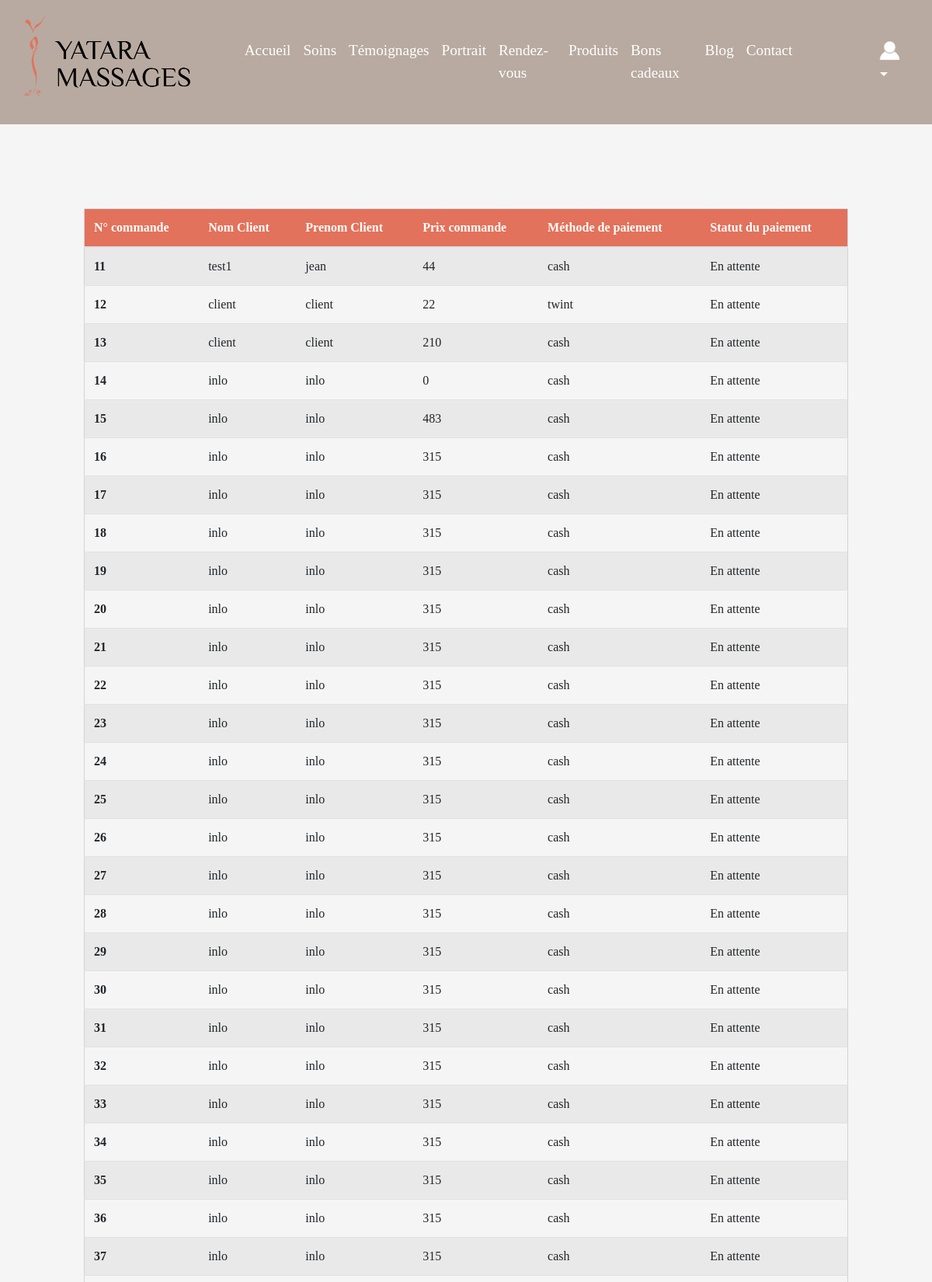
The page /CRUD/afficherCommande.php (signed in, upper part) on the database its author committed.
### tables this page shows
CREATE TABLE `commande` (
  `ID_COMMANDE` int(11) NOT NULL,
  `ID_CLIENT` int(11) NOT NULL,
  `PRIX_COMMANDE` double NOT NULL,
  `ETAT_COMMANDE` varchar(255) NOT NULL,
  `TYPE_FACTURATION` varchar(255) NOT NULL,
  `ESTACTIF_COMMANDE` tinyint(4) NOT NULL
);

CREATE TABLE `CLIENT` (
  `ID_CLIENT` int(11) NOT NULL,
  `NOM_CLIENT` varchar(128) DEFAULT NULL,
  `PRENOM_CLIENT` varchar(128) DEFAULT NULL,
  `DATE_DE_NAISSANCE_CLIENT` varchar(255) DEFAULT NULL,
  `EMAIL_CLIENT` varchar(128) DEFAULT NULL,
  `TELEPHONE_CLIENT` varchar(128) DEFAULT NULL,
  `PSEUDO_CLIENT` varchar(128) DEFAULT NULL,
  `PASSWORD_CLIENT` varchar(128) DEFAULT NULL,
  `ESTACTIF_CLIENT` tinyint(1) DEFAULT NULL
);

### CRUD/afficherCommande.php (the view, shortened to what this page needs)
<?php if (!empty($_SESSION['PSEUDO_EMPLOYE'])) {  ?>
<?php
include('../BDD.php');
$resCo = $dbc->query('SELECT * FROM commande r INNER JOIN client c on r.ID_CLIENT = c.ID_CLIENT');
?>
<!DOCTYPE html>
<html lang="en" dir="ltr">
<head>
</head>
<body>
  <?php include('../nav1.php') ?>
  <link rel="stylesheet" href="../CSS/form.css" />
  <link rel="stylesheet" href="../CSS/boot1.css" />
  <main>
    <div style="height: 100%; width: 100%; padding: 9%;">
      <table class="table table-striped" style="border: solid 1px lightgray">
        <thead>
          <tr style="background-color:#e2725b ; color: white;">
            <th scope="col">N° commande</th>
            <th scope="col">Nom Client</th>
            <th scope="col">Prenom Client</th>
            <th scope="col">Prix commande</th>
            <th scope="col">Méthode de paiement</th>
            <th scope="col">Statut du paiement</th>
          </tr>
        </thead>
        <tbody>
            <?php foreach ($resCo as $infoco): ?>
              <?php if ($infoco['ESTACTIF_COMMANDE'] == 1): ?>
                <tr>
                  <th scope="row"><?php echo $infoco['ID_COMMANDE']; ?></th>
                  <td><?php echo $infoco['NOM_CLIENT']; ?></td>
                  <td><?php echo $infoco['PRENOM_CLIENT']; ?></td>
                  <td><?php echo $infoco['PRIX_COMMANDE']; ?></td>
                  <td><?php echo $infoco['TYPE_FACTURATION']; ?></td>
                  <td><?php echo $infoco['ETAT_COMMANDE']; ?></td>
                </tr>
              <?php endif; ?>
              <?php endforeach; ?>
        </tbody>
      </table>
    </div>
  </main>
  <?php include('../footer1.php') ?>
</body>
</html>
<?php }
else {
  echo "<html>
                <head>
                <body onload=\"javascript:alert('Connectez-vous avec un compte administrateur');window.location='../index.php'\">
                </body>
                </head>";
              }
   ?>

### nav1.php (shortened to what this page needs)
<link rel="stylesheet" href="../CSS/boot1.css" />
<nav class="mb-1 navbar navbar-expand-lg navbar-dark default-color">
  <a href="../index.php"><img src="../images/LOGO_C.T.png" alt="" id="logoY"></a>
<div class="collapse navbar-collapse" id="navbarSupportedContent-333">
  <ul class="navbar-nav mr-auto">
    <li class="nav-item">
      <a class="nav-link" href="../index.php">Accueil</a>
    </li>
    <li class="nav-item">
      <a class="nav-link" href="../soins.php">Soins</a>
    </li>
	<li class="nav-item">
	  <a class="nav-link" href="../temoignage.php">Témoignages</a>
    </li>
    <li class="nav-item">
      <a class="nav-link" href="../portrait.php">Portrait</a>
    </li>
    <li class="nav-item">
      <a class="nav-link" href="../prendreRDV.php">Rendez-vous</a>
    </li>
	<li class="nav-item">
      <a class="nav-link" href="../produit.php">Produits</a>
    </li>
    <li class="nav-item">
      <a class="nav-link" href="../bonCadeau.php">Bons cadeaux</a>
    </li>
    <li class="nav-item">
      <a class="nav-link" href="../blog.php">Blog</a>
    </li>
    <li class="nav-item">
      <a class="nav-link" href="../contact.php">Contact</a>
    </li>
  </ul>
  <ul class="navbar-nav ml-auto nav-flex-icons">
    <li class="nav-item">
      <a class="nav-link waves-effect waves-light">
      </a>
    </li>
    <li class="nav-item">
      <a class="nav-link waves-effect waves-light">
      </a>
    </li>
    <li class="nav-item dropdown">
      <a class="nav-link dropdown-toggle" id="navbarDropdownMenuLink-333" data-toggle="dropdown"
      aria-haspopup="true" aria-expanded="false">
      <img src="../images/iconeLog.png" alt="" style="height:35px;">
    </a>
</li>
</ul>
</div>
</nav>

### footer1.php (shortened to what this page needs)
<link rel="stylesheet" href="CSS/boot1.css">

### CSS/form.css (style rules this page uses)
* { font-family: "ZCOOLXiaoWei-Regular", serif; }
html { height: 100%; }
body { height: 100%; width: 100%; margin: 0; padding: 0; background-color: whitesmoke; }

### rows shown on the page
commande: ID_COMMANDE "11", ID_CLIENT.NOM_CLIENT "test1", ID_CLIENT.PRENOM_CLIENT "jean", PRIX_COMMANDE "44", TYPE_FACTURATION "cash", ETAT_COMMANDE "En attente"
commande: ID_COMMANDE "12", ID_CLIENT.NOM_CLIENT "client", ID_CLIENT.PRENOM_CLIENT "client", PRIX_COMMANDE "22", TYPE_FACTURATION "twint", ETAT_COMMANDE "En attente"
commande: ID_COMMANDE "13", ID_CLIENT.NOM_CLIENT "client", ID_CLIENT.PRENOM_CLIENT "client", PRIX_COMMANDE "210", TYPE_FACTURATION "cash", ETAT_COMMANDE "En attente"
commande: ID_COMMANDE "14", ID_CLIENT.NOM_CLIENT "inlo", ID_CLIENT.PRENOM_CLIENT "inlo", PRIX_COMMANDE "0", TYPE_FACTURATION "cash", ETAT_COMMANDE "En attente"
commande: ID_COMMANDE "15", ID_CLIENT.NOM_CLIENT "inlo", ID_CLIENT.PRENOM_CLIENT "inlo", PRIX_COMMANDE "483", TYPE_FACTURATION "cash", ETAT_COMMANDE "En attente"
commande: ID_COMMANDE "16", ID_CLIENT.NOM_CLIENT "inlo", ID_CLIENT.PRENOM_CLIENT "inlo", PRIX_COMMANDE "315", TYPE_FACTURATION "cash", ETAT_COMMANDE "En attente"
commande: ID_COMMANDE "17", ID_CLIENT.NOM_CLIENT "inlo", ID_CLIENT.PRENOM_CLIENT "inlo", PRIX_COMMANDE "315", TYPE_FACTURATION "cash", ETAT_COMMANDE "En attente"
commande: ID_COMMANDE "18", ID_CLIENT.NOM_CLIENT "inlo", ID_CLIENT.PRENOM_CLIENT "inlo", PRIX_COMMANDE "315", TYPE_FACTURATION "cash", ETAT_COMMANDE "En attente"
commande: ID_COMMANDE "19", ID_CLIENT.NOM_CLIENT "inlo", ID_CLIENT.PRENOM_CLIENT "inlo", PRIX_COMMANDE "315", TYPE_FACTURATION "cash", ETAT_COMMANDE "En attente"
commande: ID_COMMANDE "20", ID_CLIENT.NOM_CLIENT "inlo", ID_CLIENT.PRENOM_CLIENT "inlo", PRIX_COMMANDE "315", TYPE_FACTURATION "cash", ETAT_COMMANDE "En attente"
commande: ID_COMMANDE "21", ID_CLIENT.NOM_CLIENT "inlo", ID_CLIENT.PRENOM_CLIENT "inlo", PRIX_COMMANDE "315", TYPE_FACTURATION "cash", ETAT_COMMANDE "En attente"
commande: ID_COMMANDE "22", ID_CLIENT.NOM_CLIENT "inlo", ID_CLIENT.PRENOM_CLIENT "inlo", PRIX_COMMANDE "315", TYPE_FACTURATION "cash", ETAT_COMMANDE "En attente"
commande: ID_COMMANDE "23", ID_CLIENT.NOM_CLIENT "inlo", ID_CLIENT.PRENOM_CLIENT "inlo", PRIX_COMMANDE "315", TYPE_FACTURATION "cash", ETAT_COMMANDE "En attente"
commande: ID_COMMANDE "24", ID_CLIENT.NOM_CLIENT "inlo", ID_CLIENT.PRENOM_CLIENT "inlo", PRIX_COMMANDE "315", TYPE_FACTURATION "cash", ETAT_COMMANDE "En attente"
commande: ID_COMMANDE "25", ID_CLIENT.NOM_CLIENT "inlo", ID_CLIENT.PRENOM_CLIENT "inlo", PRIX_COMMANDE "315", TYPE_FACTURATION "cash", ETAT_COMMANDE "En attente"
commande: ID_COMMANDE "26", ID_CLIENT.NOM_CLIENT "inlo", ID_CLIENT.PRENOM_CLIENT "inlo", PRIX_COMMANDE "315", TYPE_FACTURATION "cash", ETAT_COMMANDE "En attente"
commande: ID_COMMANDE "27", ID_CLIENT.NOM_CLIENT "inlo", ID_CLIENT.PRENOM_CLIENT "inlo", PRIX_COMMANDE "315", TYPE_FACTURATION "cash", ETAT_COMMANDE "En attente"
commande: ID_COMMANDE "28", ID_CLIENT.NOM_CLIENT "inlo", ID_CLIENT.PRENOM_CLIENT "inlo", PRIX_COMMANDE "315", TYPE_FACTURATION "cash", ETAT_COMMANDE "En attente"
commande: ID_COMMANDE "29", ID_CLIENT.NOM_CLIENT "inlo", ID_CLIENT.PRENOM_CLIENT "inlo", PRIX_COMMANDE "315", TYPE_FACTURATION "cash", ETAT_COMMANDE "En attente"
commande: ID_COMMANDE "30", ID_CLIENT.NOM_CLIENT "inlo", ID_CLIENT.PRENOM_CLIENT "inlo", PRIX_COMMANDE "315", TYPE_FACTURATION "cash", ETAT_COMMANDE "En attente"
commande: ID_COMMANDE "31", ID_CLIENT.NOM_CLIENT "inlo", ID_CLIENT.PRENOM_CLIENT "inlo", PRIX_COMMANDE "315", TYPE_FACTURATION "cash", ETAT_COMMANDE "En attente"
commande: ID_COMMANDE "32", ID_CLIENT.NOM_CLIENT "inlo", ID_CLIENT.PRENOM_CLIENT "inlo", PRIX_COMMANDE "315", TYPE_FACTURATION "cash", ETAT_COMMANDE "En attente"
commande: ID_COMMANDE "33", ID_CLIENT.NOM_CLIENT "inlo", ID_CLIENT.PRENOM_CLIENT "inlo", PRIX_COMMANDE "315", TYPE_FACTURATION "cash", ETAT_COMMANDE "En attente"
commande: ID_COMMANDE "34", ID_CLIENT.NOM_CLIENT "inlo", ID_CLIENT.PRENOM_CLIENT "inlo", PRIX_COMMANDE "315", TYPE_FACTURATION "cash", ETAT_COMMANDE "En attente"
commande: ID_COMMANDE "35", ID_CLIENT.NOM_CLIENT "inlo", ID_CLIENT.PRENOM_CLIENT "inlo", PRIX_COMMANDE "315", TYPE_FACTURATION "cash", ETAT_COMMANDE "En attente"
commande: ID_COMMANDE "36", ID_CLIENT.NOM_CLIENT "inlo", ID_CLIENT.PRENOM_CLIENT "inlo", PRIX_COMMANDE "315", TYPE_FACTURATION "cash", ETAT_COMMANDE "En attente"
commande: ID_COMMANDE "37", ID_CLIENT.NOM_CLIENT "inlo", ID_CLIENT.PRENOM_CLIENT "inlo", PRIX_COMMANDE "315", TYPE_FACTURATION "cash", ETAT_COMMANDE "En attente"
